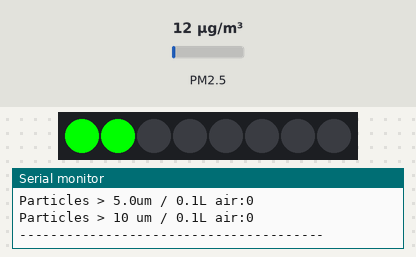
Bench run of a sketch on a simulated ESP32. Parts: 8 RGB LEDs in strip order, left to right, the last lines printed to the serial monitor. Inputs (shaded band) come from the test bench; at power-on: PM2.5 12 µg/m³.

Above: at 2.2 s.
2.3 s: PM2.5 set to 75 µg/m³
At 6.9 s:
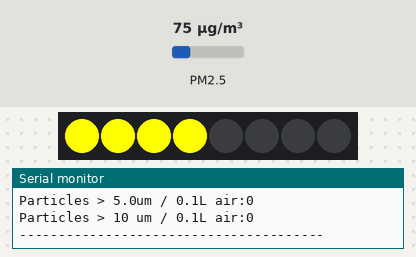
8.3 s: PM2.5 set to 150 µg/m³
At 12.5 s:
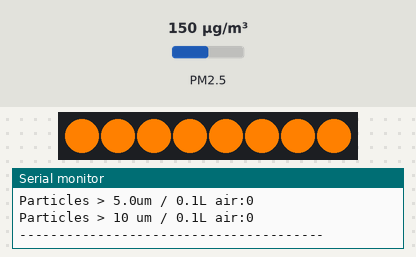
14.3 s: PM2.5 set to 225 µg/m³
At 16.9 s:
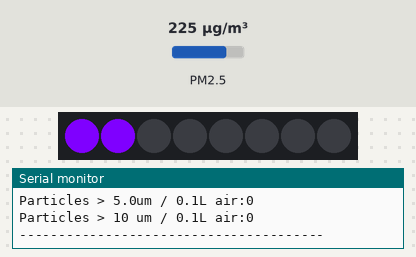
20.3 s: PM2.5 set to 197 µg/m³
At 22.5 s:
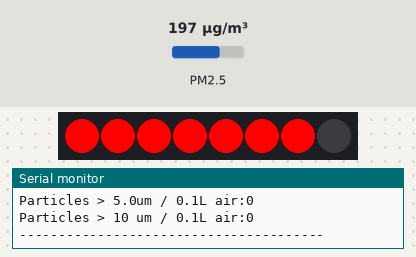
Timing chart, 0 to 24.0 s (numbered marks = the images above; inputs shaded):
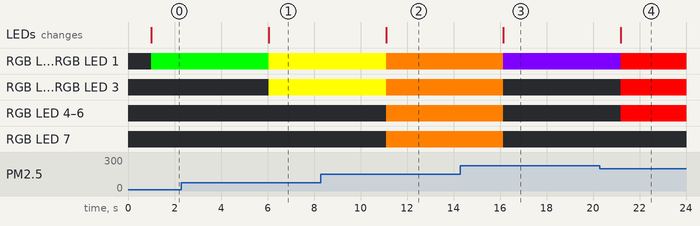

Measured:
- after the input at 2.3 s, RGB LED 0, RGB LED 1: RGB(0, 255, 0) → RGB(255, 255, 0) after 3.7 s; RGB LED 2, RGB LED 3: off → RGB(255, 255, 0) after 3.7 s; the LEDs: change after 3.7 s (image 1)
- after the input at 8.3 s, RGB LED 0–3: RGB(255, 255, 0) → RGB(255, 128, 0) after 2.8 s; RGB LED 4–7: off → RGB(255, 128, 0) after 2.8 s; the LEDs: change after 2.8 s (image 2)
- after the input at 14.3 s, RGB LED 0, RGB LED 1: RGB(255, 128, 0) → RGB(127, 0, 255) after 1.8 s; RGB LED 2–7: RGB(255, 128, 0) → off after 1.8 s; the LEDs: change after 1.8 s (image 3)
- after the input at 20.3 s, RGB LED 0, RGB LED 1: RGB(127, 0, 255) → RGB(255, 0, 0) after 0.89 s; RGB LED 2–6: off → RGB(255, 0, 0) after 0.89 s; the LEDs: change after 0.89 s (image 4)

The sketch:

pm25_neopixel_esp32.ino
```cpp
#include "Adafruit_PM25AQI.h"
#include <Adafruit_NeoPixel.h>

#define PIXELPIN 4
#define NUMPIXELS 8

Adafruit_PM25AQI aqi = Adafruit_PM25AQI();
Adafruit_NeoPixel pixels(NUMPIXELS, PIXELPIN);

void setup() {
  pixels.begin();
  // Wait for serial monitor to open
  Serial.begin(115200);
  Serial2.begin(9600);
  while (!Serial) delay(10);
  while (!Serial2) delay(10);

  Serial.println("Adafruit PMSA003I Air Quality Sensor");

  // Wait one second for sensor to boot up!
  delay(1000);

  if (! aqi.begin_UART(&Serial2)) { // connect to the sensor over hardware serial
    Serial.println("Could not find PM 2.5 sensor!");
    while (1) delay(10);
  }

  Serial.println("PM25 found!");
}
int i = 0;
void loop() {
  pixels.clear();

  PM25_AQI_Data data;

  if (! aqi.read(&data)) {
    Serial.println("Could not read from AQI");
    delay(500);  // try again in a bit!
    return;
  }
  Serial.println("AQI reading success");
  uint32_t color;
  int bitCount;
  if (data.pm25_standard <= 50) {
    color = 0x00FF00; // green
    bitCount = map(data.pm25_standard, 0, 50, 1, 8);
  } else if (data.pm25_standard <= 100) {
    color = 0xFFFF00; //yellow
    bitCount = map(data.pm25_standard, 51, 100, 1, 8);
  } else if (data.pm25_standard <= 150) {
    color = 0xFF8000; // orange
    bitCount = map(data.pm25_standard, 101, 150, 1, 8);
  } else if (data.pm25_standard <= 200) {
    color = 0xFF0000; // red
    bitCount = map(data.pm25_standard, 151, 200, 1, 8);
  } else {
    color = 0x7F00FF; //Purple
    bitCount = map(data.pm25_standard, 201, 300, 1, 8);
  }
  pixels.fill(color, 0, bitCount);
  pixels.show();
  Serial.print("NEOPIXEL pixel count: ");
  Serial.println(i);
  if (i == NUMPIXELS - 1) {
    i = 0;
  } else {
    i++;
  }
  Serial.println();
  Serial.println(F("---------------------------------------"));
  Serial.println(F("Concentration Units (standard)"));
  Serial.println(F("---------------------------------------"));
  Serial.print(F("PM 1.0: ")); Serial.print(data.pm10_standard);
  Serial.print(F("\t\tPM 2.5: ")); Serial.print(data.pm25_standard);
  Serial.print(F("\t\tPM 10: ")); Serial.println(data.pm100_standard);
  Serial.println(F("Concentration Units (environmental)"));
  Serial.println(F("---------------------------------------"));
  Serial.print(F("PM 1.0: ")); Serial.print(data.pm10_env);
  Serial.print(F("\t\tPM 2.5: ")); Serial.print(data.pm25_env);
  Serial.print(F("\t\tPM 10: ")); Serial.println(data.pm100_env);
  Serial.println(F("---------------------------------------"));
  Serial.print(F("Particles > 0.3um / 0.1L air:")); Serial.println(data.particles_03um);
  Serial.print(F("Particles > 0.5um / 0.1L air:")); Serial.println(data.particles_05um);
  Serial.print(F("Particles > 1.0um / 0.1L air:")); Serial.println(data.particles_10um);
  Serial.print(F("Particles > 2.5um / 0.1L air:")); Serial.println(data.particles_25um);
  Serial.print(F("Particles > 5.0um / 0.1L air:")); Serial.println(data.particles_50um);
  Serial.print(F("Particles > 10 um / 0.1L air:")); Serial.println(data.particles_100um);
  Serial.println(F("---------------------------------------"));


  delay(5000);
}
```
